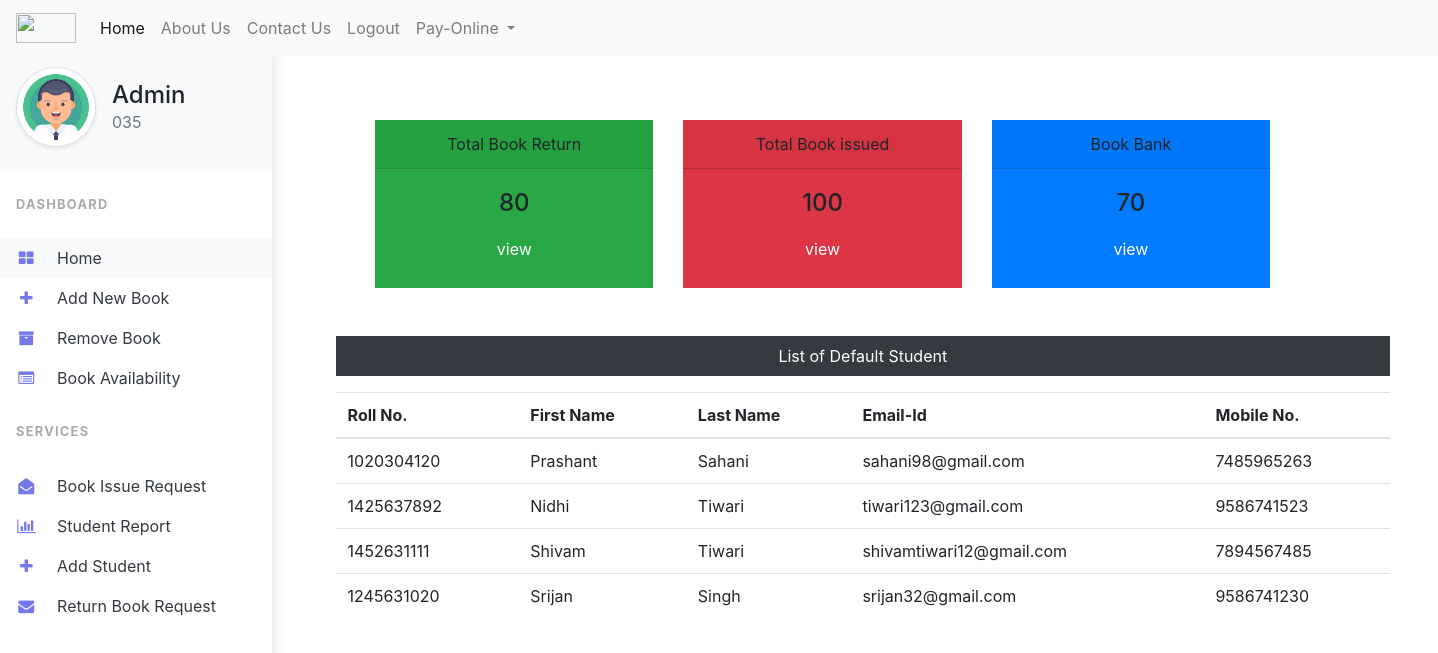
/admin/dasboard admin.php (signed in), run on the app's committed database.
### tables this page shows
CREATE TABLE `new` (
  `firstname` varchar(100) NOT NULL,
  `lastname` varchar(100) NOT NULL,
  `email` varchar(100) NOT NULL,
  `password` varchar(100) NOT NULL,
  `mobileno` varchar(13) NOT NULL,
  `rollno` varchar(100) NOT NULL,
  `branch` varchar(100) NOT NULL,
  `pic` varchar(100) NOT NULL
);

### admin/dasboard admin.php (the view, shortened to what this page needs)
<?php
include 'connection.php';
include 'nav.php';
?>
<!DOCTYPE html>
<html>
<head>
    <link rel="stylesheet" href="https://stackpath.bootstrapcdn.com/bootstrap/4.1.3/css/bootstrap.min.css">
    <link rel="stylesheet" href="https://stackpath.bootstrapcdn.com/font-awesome/4.7.0/css/font-awesome.min.css">
</head>
<body>
<div class="vertical-nav bg-white" id="sidebar">
  <div class="py-4 px-3 mb-4 bg-light">
    <div class="media d-flex align-items-center">
        <img loading="lazy" src="img/avtar.png" alt="..." width="80" height="80" class="mr-3 rounded-circle img-thumbnail shadow-sm">
      <div class="media-body">
        <h4 class="m-0">Admin</h4>
        <p class="font-weight-normal text-muted mb-0"><?php echo $_SESSION['login_user'];?></p>
      </div>
    </div>
  </div>
  <p class="text-gray font-weight-bold text-uppercase px-3 small pb-4 mb-0">Dashboard</p>
  <ul class="nav flex-column bg-white mb-0">
    <li class="nav-item">
        <a href="dasboard admin.php" class="nav-link text-dark bg-light">
                <i class="fa fa-th-large mr-3 text-primary fa-fw"></i>
                Home
            </a>
    </li>
    <li class="nav-item">
        <a href="addbook.php" class="nav-link text-dark">
                <i class="fa fa-plus mr-3 text-primary fa-fw"></i>
                Add New Book
            </a>
    </li>
    <li class="nav-item">
        <a href="removebook.php" class="nav-link text-dark">
                <i class="fa fa-archive mr-3 text-primary fa-fw"></i>
                Remove Book
            </a>
    </li>
    <li class="nav-item">
        <a href="avilablebook.php" class="nav-link text-dark">
                <i class="fa fa-list-alt mr-3 text-primary fa-fw"></i>
                Book Availability
            </a>
    </li>
  </ul>
  <p class="text-gray font-weight-bold text-uppercase px-3 small py-4 mb-0">Services</p>
  <ul class="nav flex-column bg-white mb-0">
    <li class="nav-item">
        <a href="requestissue.php" class="nav-link text-dark">
                <i class="fa fa-envelope-open mr-3 text-primary fa-fw"></i>
                Book Issue Request
            </a>
    </li>
    <li class="nav-item">
        <a href="" class="nav-link text-dark">
                <i class="fa fa-bar-chart mr-3 text-primary fa-fw"></i>
                Student Report
            </a>
    </li>
    <li class="nav-item">
        <a href="" class="nav-link text-dark">
                <i class="fa fa-plus mr-3 text-primary fa-fw"></i>
                Add Student
            </a>
    </li>
    <li class="nav-item">
        <a href="returnrequest.php" class="nav-link text-dark">
                <i class="fa fa-envelope mr-3 text-primary fa-fw"></i>
                Return Book Request
            </a>
    </li>
  </ul>
</div> <!
<div class="container">
 <div class="col-sm-9 col-md-10">
    <div class="row">
<div class="col-sm-4 mt-5">
    <div class="card-text-white bg-success md-3" style="max-width: 18rem;" >
        <div class=" card-header"> Total Book Return </div>
        <div class="card-body">
            <h4 class="card-title"> 80 </h4>
            <a class="btn text-white" href="#"> view </a>
            </div>
</div>
</div>
<div class="col-sm-4 mt-5">
    <div class="card-text-white bg-danger md-3" style="max-width: 18rem;" >
        <div class=" card-header"> Total Book issued </div>
        <div class="card-body">
            <h4 class="card-title"> 100 </h4>
            <a class="btn text-white" href="#"> view </a>
            </div>
</div>
</div>
<div class="col-sm-4 mt-5">
    <div class="card-text-white bg-primary md-3" style="max-width: 18rem;" >
        <div class=" card-header"> Book Bank</div>
        <div class="card-body">
            <h4 class="card-title"> 70 </h4>
            <a class="btn text-white" href="#"> view </a>
            </div>
</div>
</div>
</div>
</div>
</div>
<div class="container1">
<div class="mx-5 mt-5 text-center">
    <p class="bg-dark text-white p-2"> List of Default Student </p>
    <?php
     $hhh = "SELECT * FROM new";
     $result=$conn->query($hhh);
     if($result->num_rows > 0){
         echo '
             <table class="table">
             <thead>
                <tr>
                <th scope="col"> Roll No. </th>
                <th scope="col"> First Name </th>
                <th scope="col"> Last Name </th>
                <th scope="col"> Email-Id </th>
                <th scope="col"> Mobile No. </th>
                </tr>
             </thead>
             <tbody>';
                while($tata = $result->fetch_assoc())
                {
               echo '<tr>';
                 echo '<td>'.$tata["rollno"]. '</td>';
                 echo '<td>'.$tata["firstname"]. '</td>';
                 echo '<td>'.$tata["lastname"]. '</td>';
                 echo '<td>'.$tata["email"].'</td>';
                 echo '<td>'.$tata["mobileno"].'</td>';
                 echo '</tr>';
             }
             echo '</tbody>
         </table>
         ';
     }
    ?>
</div>
</div>
</body>
</html>

### admin/dasboard admin.php (style rules this page uses)
body { min-height: 100vh; overflow-x: hidden; }
.container { margin-left: 24%; width: 100%; text-align: center; margin-top: 5%; }
.container1 { margin-left: 20%; width: 80%; }
.vertical-nav { min-width: 17rem; width: 17rem; height: 100vh; position: fixed; top: 0; left: 0; box-shadow: 3px 3px 10px rgba(0, 0, 0, 0.1); transition: all 0.4s; margin-top: 3%; }
.text-uppercase { letter-spacing: 0.1em; }
.text-gray { color: #aaa; }
.nav-link { text-transform: capitalize; }
.text-primary { color:#7579e7 !important; }

### data on the page
new: rollno "1020304120", firstname "Prashant", lastname "Sahani", email "sahani98@gmail.com", mobileno "7485965263"
new: rollno "1425637892", firstname "Nidhi", lastname "Tiwari", email "tiwari123@gmail.com", mobileno "9586741523"
new: rollno "1452631111", firstname "Shivam", lastname "Tiwari", email "shivamtiwari12@gmail.com", mobileno "7894567485"
new: rollno "1245631020", firstname "Srijan", lastname "Singh", email "srijan32@gmail.com", mobileno "9586741230"

### other printed values
$_SESSION['login_user'] "035"
